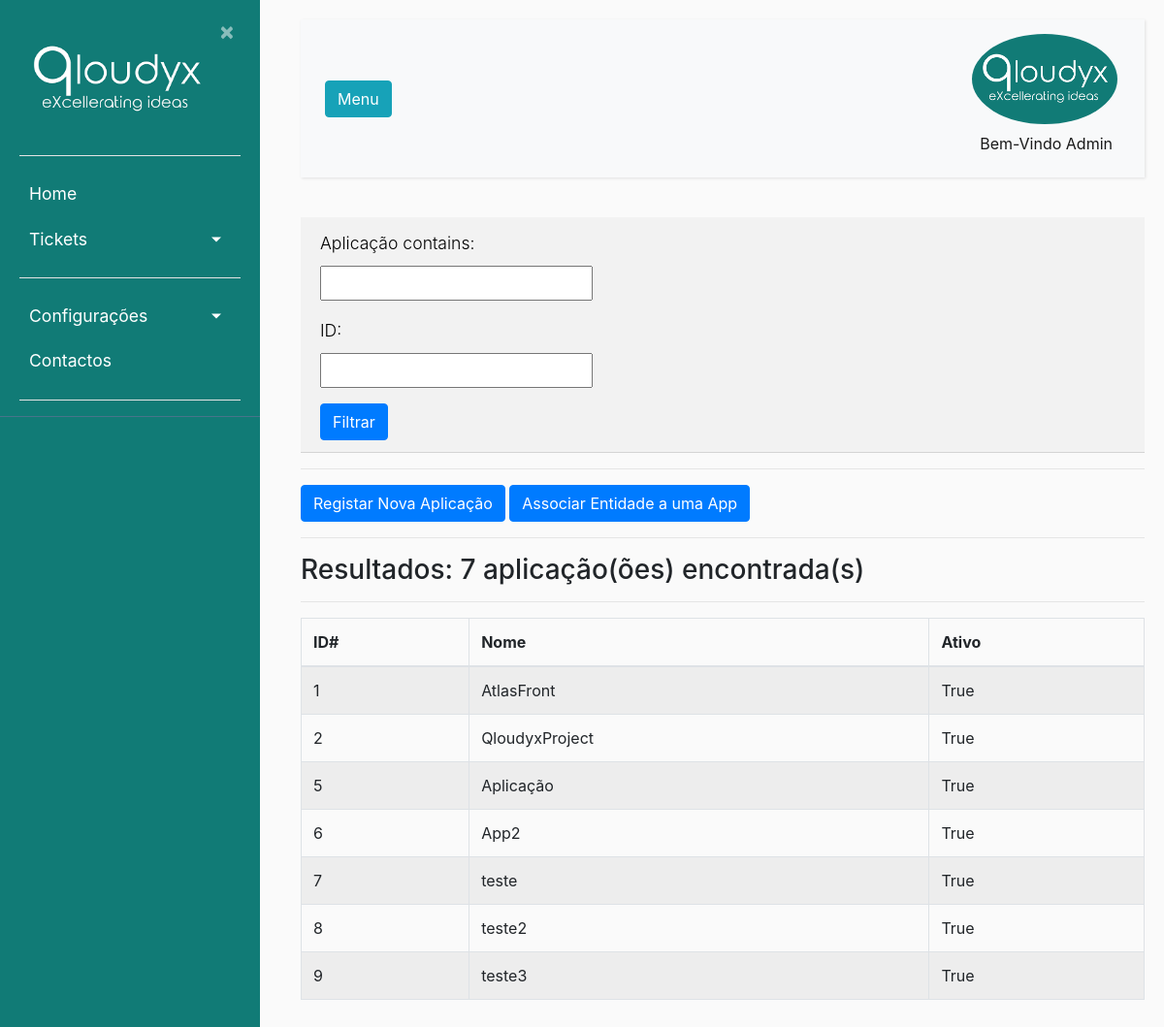
Page /listaaplicacoes/ (signed in) on the earlier database version.
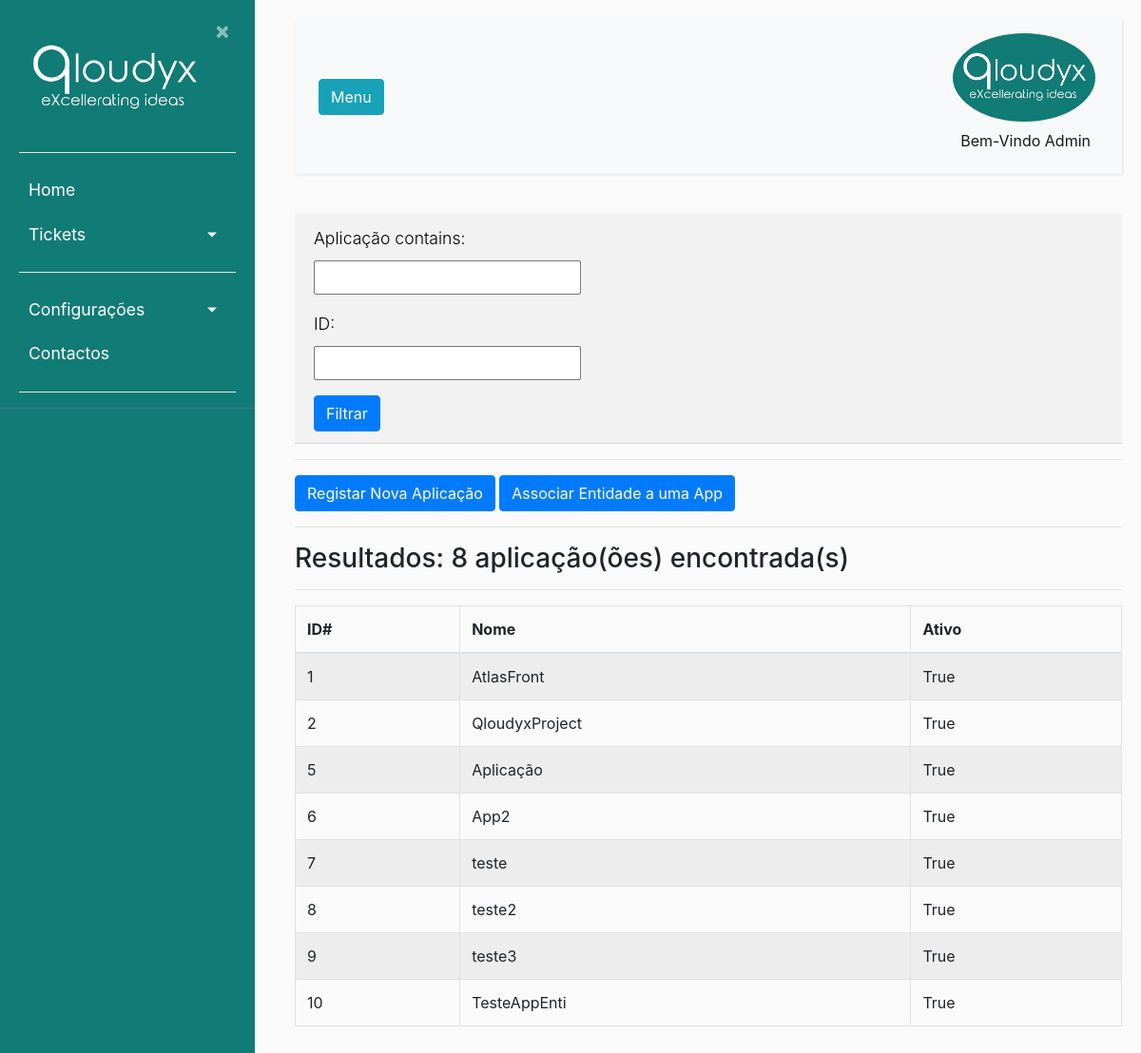
Same page on the later database version.
### ticket/models.py (models this page shows, shortened)
class Apps(models.Model):
    nome = models.CharField(max_length=150, verbose_name='Aplicação')
    entidade = models.ForeignKey(Entidades, on_delete=models.CASCADE)
    ativo = models.BooleanField(default=True, verbose_name='Ativo?')

### ticket/views.py (the view)
# urls.py: path('listaaplicacoes/', ticket_views.lista_apps, name ='listaaplicacoes'),#lista de aplicações
def lista_apps(request):
    aplicacao = Apps.objects.all()
    appfiltro = AppsFilter(request.GET, aplicacao)
    total_resultados = appfiltro.qs.count()
    return render (request,'ticket/listaaplicacoes.html', {'total':total_resultados, 'aplicacao': appfiltro.qs, 'filter':appfiltro})

### ticket/templates/ticket/listaaplicacoes.html
{% extends "ticket/base.html" %}
{% block content %}
<body>
    <div class="card-header">
        <form method="get">
            {{ filter.form.as_p }}
            <button type="submit" class="btn btn-primary">Filtrar</button>
        </form>
    </div>
    <hr>
    <button type="button" class="btn btn-primary"><a href="{% url 'criar_app' %}">Registar Nova Aplicação</a></button>
    <button type="button" class="btn btn-primary"><a href="{% url 'associar_entid_app' %}">Associar Entidade a uma App</a></button>
    <hr>
    <h3>Resultados: {{ total }} aplicação(ões) encontrada(s)</h3>
    <hr>
    <table class="table table-bordered table-striped">
        <thead>
            <tr>
                <th>ID#</th>
                <th>Nome</th>
                <th>Ativo</th>
            </tr>
        </thead>
        <tbody>
            {% for aplicacao in aplicacao %}
            <tr>
                <td>{{ aplicacao.id }}</td>
                <td>{{ aplicacao.nome }}</td>
                <td>{{ aplicacao.ativo }}</td>
            </tr>
            {% empty %}
            <tr>
                <td colspan="2">Nenhuma aplicação registrada</td>
            </tr>
            {% endfor %}
        </tbody>
    </table>
</body>
{% endblock content %}

Differences in the rows shown:
added Apps: id "10", nome "TesteAppEnti", ativo "True"
Other differences:
{{ total }}: "7" → "8"
